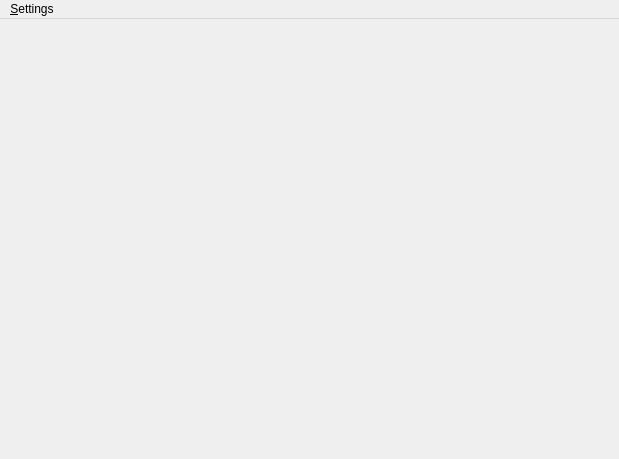
<?xml version="1.0" encoding="UTF-8"?>
<ui version="4.0">
 <class>MainWindow</class>
 <widget class="QMainWindow" name="MainWindow">
  <property name="geometry">
   <rect>
    <x>0</x>
    <y>0</y>
    <width>619</width>
    <height>459</height>
   </rect>
  </property>
  <property name="windowTitle">
   <string>Dyno</string>
  </property>
  <widget class="QWidget" name="centralwidget">
  </widget>
  <widget class="QMenuBar" name="menubar">
   <property name="geometry">
    <rect>
     <x>0</x>
     <y>0</y>
     <width>619</width>
     <height>21</height>
    </rect>
   </property>
   <addaction name="actionSettings"/>
  </widget>
  <action name="actionSettings">
   <property name="text">
    <string>&amp;Settings</string>
   </property>
  </action>
 </widget>
 <resources/>
 <connections/>
</ui>
